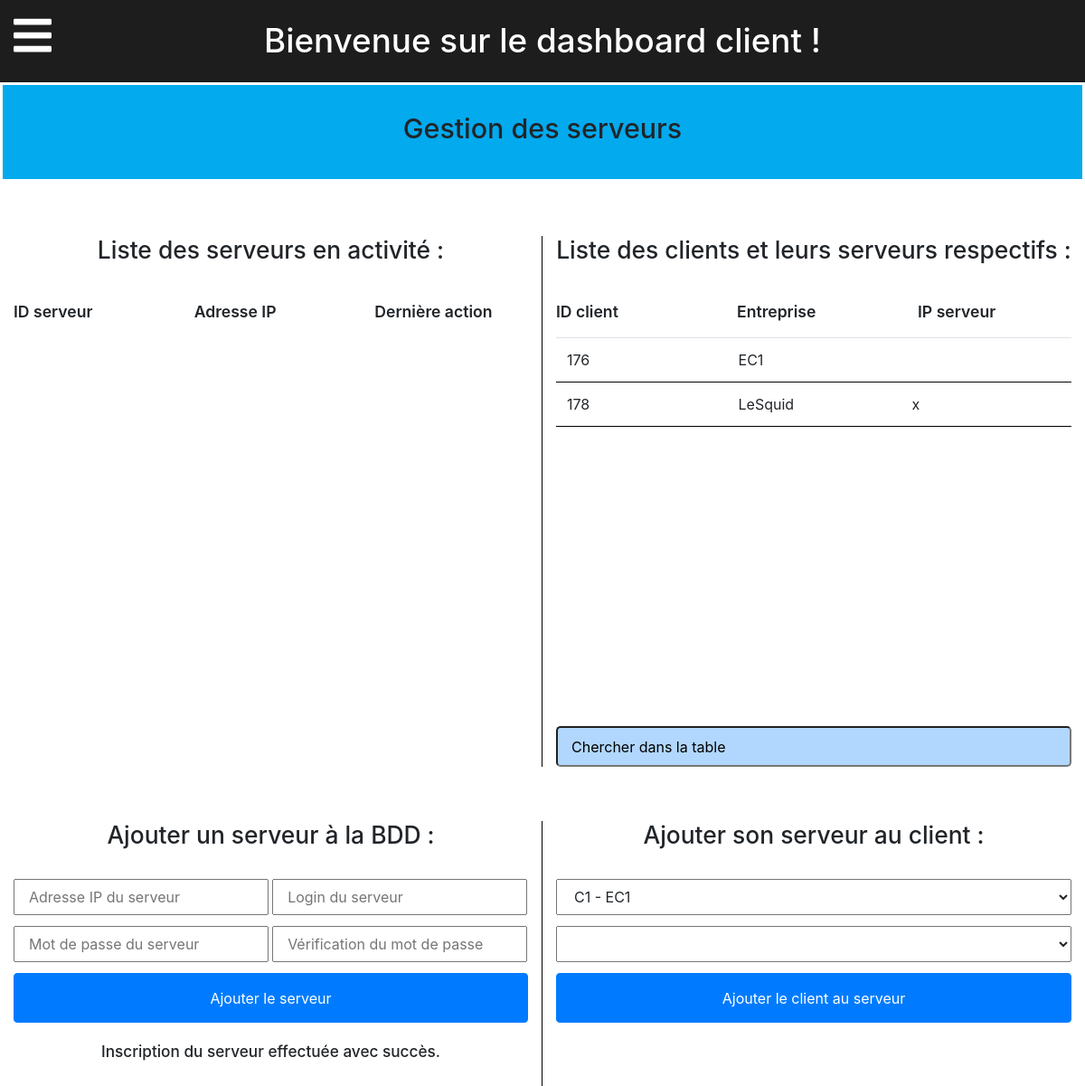
The app's page /serv/server_managment.php?empty (signed in) with its own data.
### tables this page shows
CREATE TABLE IF NOT EXISTS `membres` (
  `id` int(11) NOT NULL AUTO_INCREMENT,
  `nom` varchar(255) NOT NULL,
  `entreprise` varchar(255) NOT NULL,
  `mail` varchar(255) NOT NULL,
  `tel` int(11) NOT NULL,
  `mdp` varchar(255) NOT NULL,
  `projet` varchar(255) NOT NULL,
  `avancement` varchar(255) NOT NULL,
  `drive` varchar(255) NOT NULL,
  `site` varchar(255) DEFAULT NULL,
  `serverIP` varchar(60) DEFAULT NULL,
  `type` varchar(25) NOT NULL,
  `date_ajout` date NOT NULL,
  PRIMARY KEY (`id`)
);

### serv/server_managment.php (the view, shortened to what this page needs)
<!DOCTYPE html>
<html lang="fr">
<head>
	<link rel="stylesheet" href="../css/reset.css">
    <link rel="stylesheet" href="../css/normalize.min.css">
	<link href="https://use.fontawesome.com/releases/v5.0.8/css/all.css" rel="stylesheet">
	<link rel="stylesheet" href="../bootstrap/css/bootstrap-reboot.css">
	<link rel="stylesheet" href="../bootstrap/css/bootstrap-grid.css">
	<link rel="stylesheet" href="../bootstrap/css/bootstrap.css">
	<link rel="stylesheet" href="../css/style.css">
</head>
<body>
	<div class="">
		<h1 class="tac ml12p">Bienvenue sur le dashboard client !</h1>
		<div id="mobile_menu">
			<a href="#mobile_menu"><i class="fas fa-bars fa-3x hidden" id="menu_icon"></i></a>
		</div>
	</div>
	<section id="title_serv_managment" class="infos ml12p">
		<div class="col owcs_bg_color">
			<h2 class="ptxm pbxm tac">Gestion des serveurs</h2>
		</div>
	</section>
	<section id="serv_managment" class="ml12p">
		<div class="container-fluid">
			<div class="row mtl">
				<div class="col-lg-6">
				<h3 class="tac">Liste des serveurs en activité :</h3>
				<div class="row	mtm">
					<div class="col table-header"><p>ID serveur</p></div>
					<div class="col table-header"><p>Adresse IP</p></div>
					<div class="col table-header"><p>Dernière action</p></div>
				</div>
					<div class="serv_managment">
					</div>
				</div>
				<div class="col-lg-6">
				<h3 class="tac">Liste des clients et leurs serveurs respectifs :</h3>
				<div class="row	mtm">
					<div class="col table-header"><p>ID client</p></div>
					<div class="col table-header"><p>Entreprise</p></div>
					<div class="col table-header"><p>IP serveur</p></div>
				</div>
						<div class="ip_managment">
							<table id="servTable" class="table table-hover">
							<tbody>
		<?php
		$req_view_serv = $bdd->query('SELECT id, entreprise, serverIP FROM membres GROUP BY entreprise ORDER BY id');
		while ($result_view_serv = $req_view_serv->fetch()) {
			$result_view_serv['id'] = intval($result_view_serv['id']);
			$result_view_serv['entreprise'] = htmlspecialchars($result_view_serv['entreprise']);
			$result_view_serv['serverIP'] = htmlspecialchars($result_view_serv['serverIP']);
			?>
								<tr>
									<td><?php echo $result_view_serv['id']; ?></td>
									<td><?php echo $result_view_serv['entreprise']; ?></td>
									<td><?php echo $result_view_serv['serverIP']; ?></td>
		<?php
		}
		 ?>
								</tr>
							</tbody>
						</table>
					</div>
					<input type="text" id="servSearch" onkeyup="searchServ()" placeholder="Chercher dans la table" class="col search_input">
				</div>
			</div>
		</div>
	</section>
	<section id="server_managment_1" class="mtl ml12p">
		<div class="container-fluid">
			<div class="row">
				<div class="col-lg-6">
					<h3 class="tac">Ajouter un serveur à la BDD :</h3>
						<form action="add_server.php" method="POST" id="add_server_form" class="server_form mts">
							<input type="text" placeholder="Adresse IP du serveur" name="server_ip">
							<input type="text" placeholder="Login du serveur" name="server_login">
							<input type="password" placeholder="Mot de passe du serveur" name="server_pass">
							<input type="password" placeholder="Vérification du mot de passe" name="verif_server_pass">
							<input type="submit" name="btn_add_server" value="Ajouter le serveur" class="btn btn-primary">
						</form>
						<?php
							if (isset($_GET['empty'])) {htmlspecialchars($_GET['empty']); echo '<p class="centered_msg_php">Inscription du serveur effectuée avec succès.</p>';}
						 ?>
				</div>
				<div class="col-lg-6 serv_managment mtl_r1000">
					<h3 class="tac">Ajouter son serveur au client :</h3>
					<form action="add_user_server.php" method="POST" class="mts">
						<select name="user_to_add_to_server" class="col-lg-12">
						<?php
						$req_view_users = $bdd->query('SELECT nom, entreprise FROM membres GROUP BY entreprise');
						while ($user_list = $req_view_users->fetch()) {
							$user_list['nom'] = htmlspecialchars($user_list['nom']);
							$user_list['entreprise'] = htmlspecialchars($user_list['entreprise']);
						?>
							<option value="<?php echo $user_list['entreprise']; ?>">
								<?php echo $user_list['nom'] . ' - ' . $user_list['entreprise']; ?>
							</option>
						<?php
						}
			 			?>
			 			</select>
			 			<select name="server_to_update" id="" class="col-lg-12">
			 	</select>
			 	<input type="submit" value="Ajouter le client au serveur" class="btn btn-primary">
			</form>
				</div>
			</div>
		</div>
	</section>
</body>
</html>

### css/style.css (style rules this page uses)
h1 { margin: 0; font-size: 2.3em; line-height: 1.4; padding: 19px 0 20px 0; background: rgba(29,29,29,1); color: white; }
h2 { font-size: 1.9em; }
h3 { font-size: 1.65em; }
p { font-size: 1.15em; font-weight: 500; line-height: 1.4; }
a { text-decoration: none; }
.owcs_bg_color { background: rgba(3,170,238,1); }
#section_admin_1 input, select { width: 49.2%; height: 40px; margin-top: 12px; }
.hidden { visibility: hidden; }
.centered_msg_php { margin-top: 20px; text-align: center; font-size: 1.075em; font-weight: 550; }
table { width: 100%; }
table tr { margin-top: 0px; }
table tr td { vertical-align: middle; margin-top: 30px; width: 200px; padding-right: 10px; border-bottom: 1px solid black; border-top: 1px solid black; padding-top: 10px; padding-bottom: 10px; }
.table th, .table td { vertical-align: middle; }
.ml12p { margin-left: 12%; }
#menu_icon { color: white; position: absolute; top: 15px; left: 15px; }
#title_serv_managment > div { border: 3px solid white; }
#server_managment_1 form input { width: 49.5%; height: 40px; margin-top: 12px; }
#server_managment_1 form input[type=submit] { width: 100%; height: 55px; }
div.serv_managment, div.ip_managment { height: 430px; overflow: scroll; }
#serv_managment > div > div > div:nth-child(1) { border-right: 1px solid black; }
#server_managment_1 > div > div > div:nth-child(1) { border-right: 1px solid black; }
.server_form input { padding: 15px; }
.table-header p { font-size: 1.1em; font-weight: 600; }
form input { padding: 10px; }
.search_input { height: 45px; border-radius: 5px; text-decoration-style: none; outline-style: none; transition: 0.4s; background: rgba(0,123,255,0.3); }
.search_input::placeholder { color: black; opacity: 1; }
@media screen and (max-width: 1450px) { .ml12p { margin-left: 0; } }
@media screen and (max-width: 1450px) { #menu_icon { visibility: visible; z-index: 300 } }
@media screen and (max-width: 1450px) { #mobile_menu .hidden { visibility: visible; } }
.mts { margin-top:20px; }
.mtm { margin-top:40px; }
.mtl { margin-top:60px; }
.tac { text-align: center; }
.ptxm { padding-top: 30px; }
.pbxm { padding-bottom: 30px; }

### records on screen
membres: id "176", entreprise "EC1"
membres: id "178", entreprise "LeSquid", serverIP "x"

### other values on screen
form field user_to_add_to_server "C1 - EC1"
